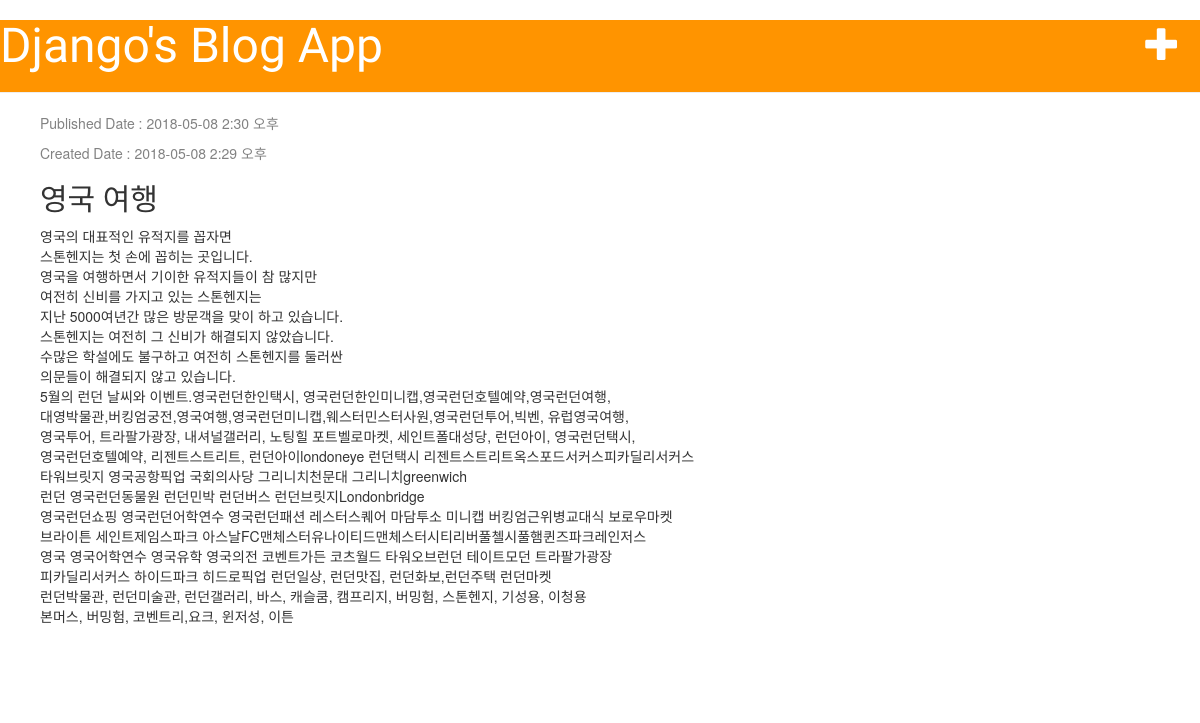
Screenshot of /post/3/ with the database file from the repository.
### blog/models.py (models this page shows, shortened)
class Post(models.Model):
    author = models.ForeignKey('auth.user')
    title = models.CharField(max_length=200)
    text = models.TextField()
    create_date = models.DateTimeField(default=timezone.now) # default 값이 now
    publish_date = models.DateTimeField(blank=True, null=True) # 빈 값, null 허용

### blog/views.py (the view)
# urls.py: url(r'^post/(?P<pk>\d+)/$', views.post_detail, name='post_detail'),
def post_detail(request, pk):
    post = get_object_or_404(Post, pk=pk)
    return render(request, 'blog/post_detail.html', { 'post' : post })

### blog/templates/blog/post_detail.html
{% extends 'blog/base.html' %}
{% block content %}
    <div class="post">
        <div class="date">
            {% if post.publish_date %}
                <p>Published Date : {{ post.publish_date|date:"Y-m-d g:i a" }}</p>
            {% endif %}
            <p>Created Date : {{ post.create_date|date:"Y-m-d g:i a" }}</p>
        </div>
        <h2>{{post.title}}</h2>
        <p>{{post.text|linebreaksbr}}</p>
    </div>
{% endblock %}

### blog/static/css/blog.css (style rules this page uses)
h1, h2, h3, h4 { font-family: 'Lobster', cursive; }
.date { color: #828282; }
.post { margin-bottom: 70px; }

### rows the page displays
Post: publish_date "2018-05-08 2:30 오후", create_date "2018-05-08 2:29 오후", title "영국 여행", text "영국의 대표적인 유적지를 꼽자면 스톤헨지는 첫 손에 꼽히는 곳입니다. 영국을 여행하면서 기이한 유적지들이 참 많지만 여전히 신비를 가지고 있는 스톤헨지는 지난 5000여년간 많은 방문객을 맞이 하고 있습니다. 스톤헨지는 여전히 그 신비가 해결되지 않았습니다. 수많은 학설에도 불구하고 여전히 스톤헨지를 둘러싼 의문들이 해결되지 않고 있습니다. 5월의 런던 날씨와 이벤트.영국런던한인택시, 영국런던한인미니캡,영국런던호텔예약,영국런던여행, 대영박물관,버킹엄궁전,영국여행,영국런던미니캡,웨스터민스터사원,영국런던투어,빅벤, 유럽영국여행, 영국투어, 트라팔가광장, 내셔널갤러리, 노팅힐 포트벨로마켓, 세인트폴대성당, 런던아이, 영국런던택시, 영국런던호텔예약, 리젠트스트리트, 런던아이londoneye 런던택시 리젠트스트리트옥스포드서커스피카딜리서커스 타워브릿지 영국공항픽업 국회의사당 그리니치천문대 그리니치greenwich 런던 영국런던동물원 런던민박 런던버스 런던브릿지Londonbridge 영국런던쇼핑 영국런던어학연수 영국런던패션 레스터스퀘어 마담투소 미니캡 버킹엄근위병교대식 보로우마켓 브라이튼 세인트제임스파크 아스날FC맨체스터유나이티드맨체스터시티리버풀첼시풀햄퀸즈파크레인저스 영국 영국어학연수 영국유학 영국의전 코벤트가든 코츠월드 타워오브런던 테이트모던 트라팔가광장 피카딜리서커스 하이드파크 히드로픽업 런던일상, 런던맛집, 런던화보,런던주택 런던마켓…"
